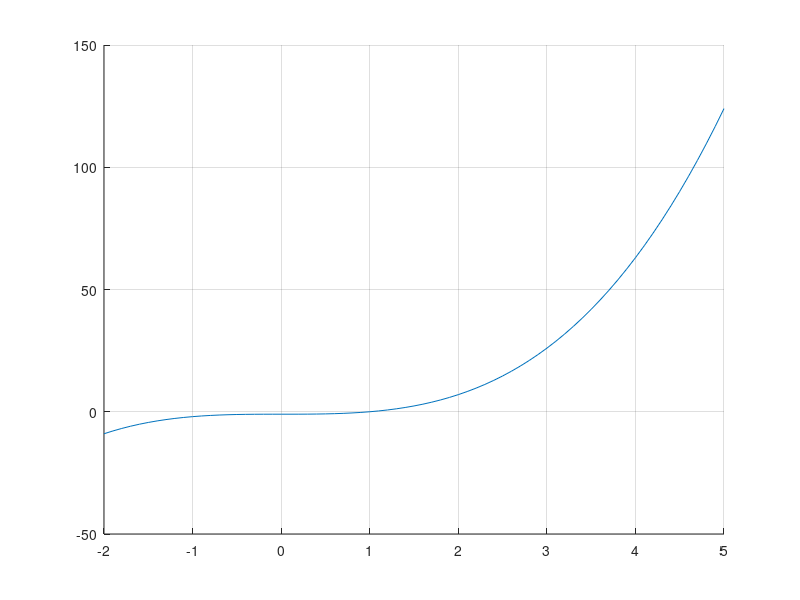

Source code (MATLAB):
close all, clear all, clc,

f = @(x) x.^3 - 1;
x_a = -10;
x_b = 10;
figure(1); hold on; grid on;
x = -2:0.1:5;
plot(x, f(x));
iterations = 0;